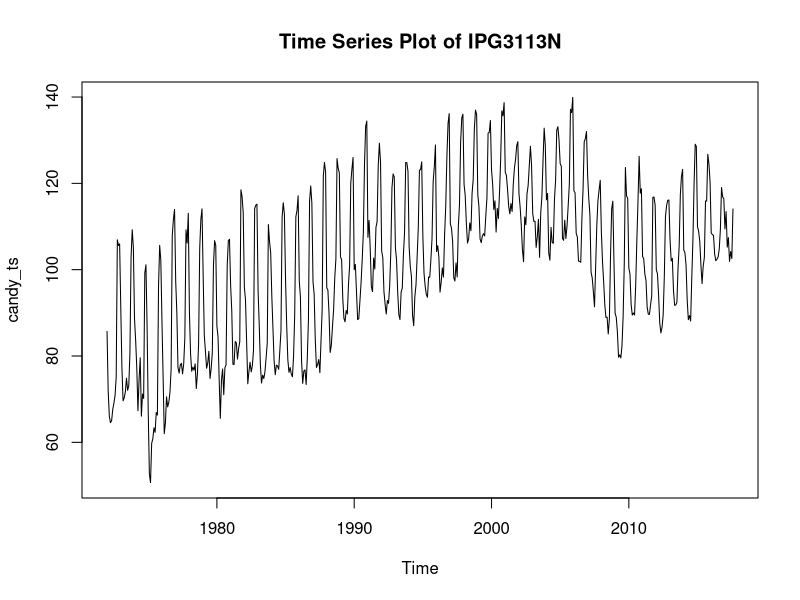

Recreate this plot in R. (Note: this script raises an error after producing the figure.)
# Load necessary libraries
library(ggplot2)
library(lubridate)
library(forecast)

# Read your dataset
candy_data <- read.csv("candy_production.csv")

# Convert the date column to the correct format
candy_data$observation_date <- as.Date(candy_data$observation_date, format = "%m/%d/%Y")

# Check for missing values
if (any(is.na(candy_data))) {
  print("There are missing values in your dataset. Please handle them.")
} else {
  # Create a time series object
  candy_ts <- ts(candy_data$IPG3113N, frequency = 12, start = c(1972, 1))
  
  # Plot Time Series
  plot(candy_ts, main = "Time Series Plot of IPG3113N")
  
  # Split the data into training and test sets
  train <- window(candy_ts, start = c(1973, 1), end = c(1993, 12))
  test <- window(candy_ts, start = c(1994, 1), end = c(2017, 12))
}
print(train)
# By percentage
library(forecast)
length(candy_data)
train <- head(candy_data, round(length(candy_data) * 0.67))
h <- length(candy_data) - length(train)
test1 <- tail(candy_data,h) 
train
test1
autoplot(train) + autolayer(test1)

ls() # Check my data frame name

str(candy_data) # Check the structure

any(is.na(candy_data)) # Check for missing values

# Convert date column to date format
candy_data$observation_date <- as.Date(candy_data$observation_date, format = "%m/%d/%Y")

# Plot Time Series
ggplot(data = candy_data, aes(x = observation_date, y = IPG3113N)) +
  geom_line() +
  labs(x = "Date", y = "IPG3113N") +
  ggtitle("Time Series Plot of IPG3113N")


#Step 1 : Visualize the Time Series
# Perform seasonal decomposition
library(tseries)
ts_data <- ts(candy_data$IPG3113N, frequency = 12)  # Assuming monthly data (frequency = 12)
decomposition <- decompose(ts_data)
plot(decomposition) # Plot the decomposition components (trend, seasonal, and remainder)

# Visual Inspection of Trend Component
plot(decomposition$trend, main = "Trend Component", xlab = "Date", ylab = "Trend")

# Visual Inspection of Seasonal Component
plot(decomposition$seasonal, main = "Seasonal Component", xlab = "Date", ylab = "Seasonal")

# Visual Inspection of Residual Component
plot(decomposition$random, main = "Residual Component", xlab = "Date", ylab = "Residual")

# Step 2 : Transformations
candy_data <- ts(candy_data, frequency = 12, start = c(1973,1))
plot(candy_data, ylab="IPG3113N", main="Candy Production from 1973
to 2017")

candy_data <- log(candy_data); candy_data
candy_data <- ts(candy_data, frequency = 12, start = c(1973,1))
plot(candy_data, ylab="Log(IPG3113N)", main="Candy Production from 1973 to 2017")

# Filtering (Moving average)
## computer simple moving average of order 5 then plot it in time series graph
library(ggplot2)
t <- 1973:(1973+length(candy_data)-1)
sma <- function(x,n) {filter(x,rep(1/n,n), sides = 2L)}
X <- sma(candy_data,5); X
df <- data.frame(t,candy_data,X)
ggplot(df, aes(x=t)) +
  geom_point(aes(y=candy_data), colour="blue", size = 2) +
  geom_point(aes(y=X), colour="red", size = 2) +
  geom_line(aes(y=candy_data), colour="blue", size = 1) +
  geom_line(aes(y=X), colour="red", size = 1) +
  ggtitle("Graph of moving mean (order 5)") +
  theme(plot.title = element_text(hjust = 0.5)) +
  xlab("Date") + ylab("IPG3113N")

# Step 3(a) : Differencing
## calculate the first difference and second difference of dataser the plot the first difference
candy_data <- ts(candy_data)
plot(candy_data, xlab="Date", ylab="IPG3113N", main="Candy Production from 1973 to 2017")

candy_data <- ts(diff(candy_data))
plot(candy_data, xlab="Date", ylab="candy_data(t)-candy_data(t-1)", main="First
Difference")

## Correlogram
### Plot the correlogram for lag 0 to lag12
ACF <- acf(candy_data, main="Correlogram for Candy Production")
ACF$acf

# Step 3 (b) : Check the stationary of series
# Examine autocorrelation and partial autocorrelation to identify potential lag values for modeling
acf(candy_data$IPG3113N, main = "Autocorrelation Function (ACF)")
pacf(candy_data$IPG3113N, main = "Partial Autocorrelation Function (PACF)")

# Statistical Tests using adf --> result < 0.05 means likely stationary
library(tseries)
adf.test(candy_data$IPG3113N)

# examine relationships between values at different time points
lag.plot(candy_data$IPG3113N, main = "Lag Plot")

# Analysis for seasonal
summary(decomposition$seasonal)

# Plot the autocorrelation function (ACF) of the seasonal component
acf(decomposition$seasonal, main = "ACF of Seasonal Component")

# Plot the partial autocorrelation function (PACF) of the seasonal component
pacf(decomposition$seasonal, main = "PACF of Seasonal Component")

# Analysis for trend 
summary(decomposition$trend)

# check got missing value or not
any(is.na(decomposition$trend))
# remove missing value
decomposition$trend <- na.omit(decomposition$trend)

# Plot the autocorrelation function- ACF & PACF of the trend component
acf(decomposition$trend, main = "ACF of Trend Component")
pacf(decomposition$trend, main = "PACF of Trend Component")

# Analysis for Residual 
summary(decomposition$random)

any(is.na(decomposition$random))
decomposition$random <- na.omit(decomposition$random)

# Plot the autocorrelation function (ACF) of the residual component
acf(decomposition$random, main = "ACF of Residual Component")

# Plot the partial autocorrelation function (PACF) of the residual component
pacf(decomposition$random, main = "PACF of Residual Component")

#### AR Model
##### AR(1)
set.seed(1) #yt, xt is?
xt <- arima.sim(list(order=c(1,0,0), ar=0.9), n=500)
yt <- xt + 20
layout(matrix(c(1, 1, 2, 3), 2, 2, byrow=TRUE))
plot.ts(yt)
acf(yt, main='Autocorrelations')
pacf(yt, main='Partial Autocorrelations')

#### MA model
##### First Order Moving Average Process
set.seed(1)
yt <- arima.sim(list(order=c(0,0,1), ma=c(0.8)), n=500)
yt <- yt + 2
layout(matrix(c(1, 1, 2, 3), 2, 2, byrow=TRUE))
plot.ts(yt)
acf(yt, main='Autocorrelations')
pacf(yt, main='Partial Autocorrelations')

##### Second Order Moving Average Process
set.seed(1)
yt <- arima.sim(list(order=c(0,0,2), ma=c(0.6,-0.3)), n=500)
yt <- yt + 2
layout(matrix(c(1, 1, 2, 3), 2, 2, byrow=TRUE))
plot.ts(yt)
acf(yt, main='Autocorrelations')
pacf(yt, main='Partial Autocorrelations')

# Step 4 : Find Optimal Parameters
### Additive Holt-winters Method
Yt <- ts(candy_data, frequency=4) #function “ts” is used to create time series object
Yt

plot(Yt, xlab="Date", ylab="Candy Production")
m<- HoltWinters(Yt, alpha=0.2, beta=0.1, gamma=0.1, seasonal="additive")
m
##### S1-4 = 1-4 quarter

MSE <- m$"SSE"/(NROW(candy_data)-3)
MSE

predict(object=m, n.ahead=3,prediction.interval=T, level=.90) # error???
#Holt-Winters exponential smoothing with trend and additive seasonal component.

### Multiplicative Holt-Winters Method
Yt <- ts(candy_data, frequency=4)
plot(Yt, xlab="Date", ylab="IPG3113N")
m<- HoltWinters(Yt, alpha=0.2, beta=0.1, gamma=0.1, seasonal="mult")
m

predict(object=m, n.ahead=4,prediction.interval=T, level=.95)
#Holt-Winters exponential smoothing with trend and multiplicative seasonal component.

#### ARMA Model
##### ARMA (1,1)
set.seed(1)
xt <- arima.sim(list(order=c(1,0,1), ar=c(0.8), ma=c(-0.9)), n=500)
yt <- xt + 10
layout(matrix(c(1, 1, 2, 3), 2, 2, byrow=TRUE))
plot.ts(yt)
acf(yt, main='Autocorrelations')
pacf(yt, main='Partial Autocorrelations')

#### ARIMA
##### ARIMA(1,1,1)
##### (p,d,q) --> non seasonal part of model
##### (P,D,Q) --> seasonal part of model
set.seed(0)
xt <- arima.sim(list(order=c(1,1,1), ar=c(0.8), ma=c(-0.9)), n=500)
yt <- xt + 10
layout(matrix(c(1, 1, 2, 3), 2, 2, byrow=TRUE))
plot.ts(yt)
acf(yt, main='Autocorrelations')
pacf(yt, main='Partial Autocorrelations')


# Fit ARIMA Model
arima_model <- auto.arima(ts_data)
summary(arima_model)

# Generate forecasts for the next 24 months
forecast_values <- forecast(arima_model, h = 24)
print(forecast_values)

# plot the graph out
plot(forecast_values, main = "ARIMA Forecast", xlab = "Date", ylab = "IPG3113N")

# Step 5 : Diagnostic Checking (Randomness)
## Portmanteau Tests
## Interpreting Autocorrelation Chart
candy_data <- ts(candy_data) # The function ts is used to create time-series objects
z <- ts(diff(candy_data, lag=1)) # function diff = Returns suitably lagged and iterated

differences
z2 <- ts(diff(z, lag=1))
ts.plot(y,gpars=list(main="Original Values", xlab="Date", ylab="IPG3113N", lty=1))
acf(candy_data) #acf computes estimates of autocorrelation function
pacf(candy_data) #pacf computes estimates of partial autocorrelation function

ts.plot(z,gpars=list(main= "First Differences", xlab="Date", ylab="IPG3113N", lty=1))
acf(z, main="z")
pacf(z, main="z")

Box.test(z, lag=24) #Box-pierce Q test
Box.test(z, lag=24,type="Ljung") #Ljung-Box test

ts.plot(z2,gpars=list(main= "Second Differences", xlab="Date", ylab="IPG3113N", lty=1))
acf(z2, main="z2")
pacf(z2, main="z2")

Box.test(z2, lag=24)
Box.test(z2, lag=24,type="Ljung")

# Step 7 : Consider Alternative Model, Compare and Determine the Best Model
# helps to find the most suitable ARIMA model for the data
library(forecast)
fit <- auto.arima(candy_data)
summary(fit)
auto.arima(candy_data, ic="aic", trace=TRUE)

# Step 8(a) : Form Equation for the Best Model
# Assuming you have a data frame df with variables X and Y
model <- lm(Y ~ X, data = df)
summary(model)
Y = a + b1*X1 + b2*X2 + ... + bn*Xn
coefficients <- coef(model)
intercept <- coefficients[1]
slope <- coefficients[2]
equation <- paste("Y =", round(intercept, 2), "+", round(slope, 2), "* X")

# Step 8(b) : Estimate the model's coefficients
arima(candy_data, order=c(0,1,1,),seasonal = list(order=c(0,1,1), period=12))

# Step 8(c) : Test the significance of the coefficients
library(lmtest)
fit <-arima(candy_data,order=c(0,1,1), seasonal=list(order=c(0,1,1),period=12))
coeftest(fit)

# Step 9 : Forecasting
## ETS Approach
library(forecast)
fit<-ets(candy_data)
plot(forecast(fit))

## ARIMA Approach
fit<-arima(candy_data,order=c(0,1,1),seasonal=list(order=c(0,1,1),period=12))
plot(forecast(fit,h=12))

# Step 10 : Evaluate Model